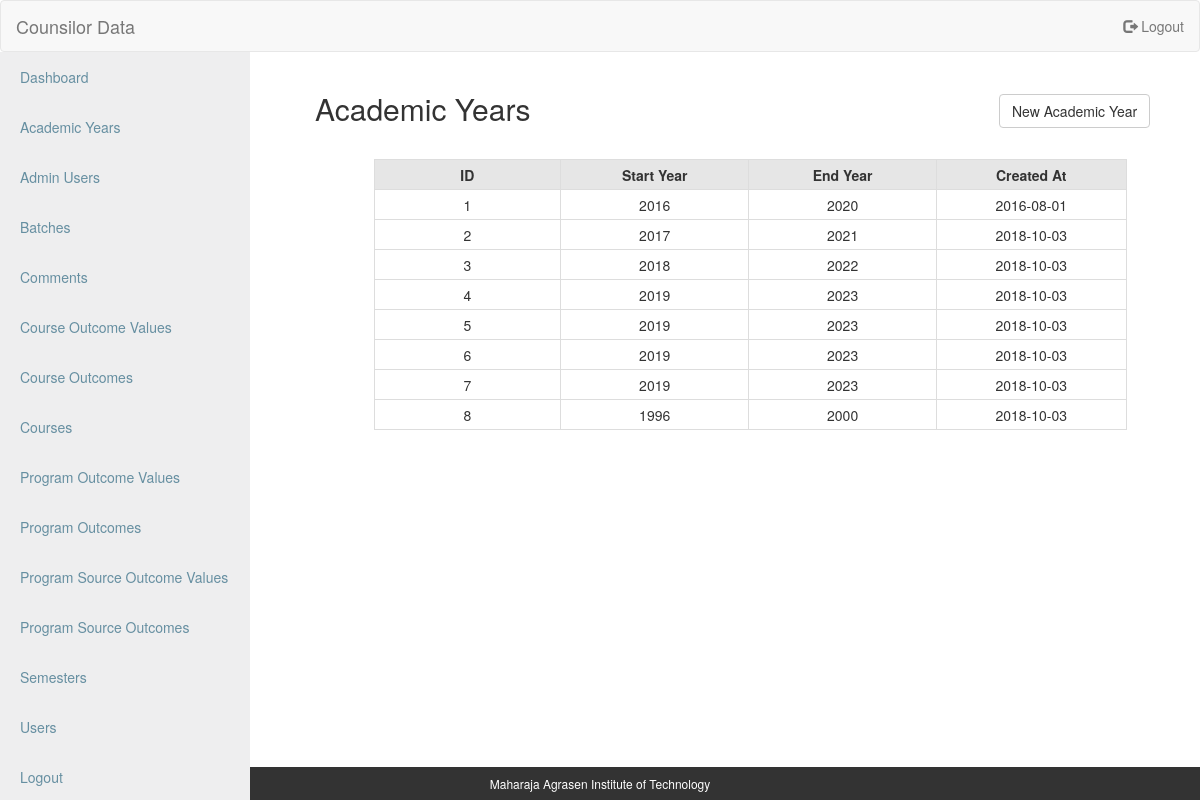
The app's page /ayears.php (signed in) with its own data.
### tables this page shows
CREATE TABLE IF NOT EXISTS `ayears` (
  `id` bigint(20) NOT NULL AUTO_INCREMENT,
  `start_year` bigint(20) NOT NULL,
  `end_year` bigint(20) NOT NULL,
  `created_at` date NOT NULL,
  PRIMARY KEY (`id`)
);

### ayears.php (the view, shortened to what this page needs)
<!DOCTYPE html>
<html>
<head>
		<link rel="stylesheet" href="https://maxcdn.bootstrapcdn.com/bootstrap/3.3.7/css/bootstrap.min.css" >
		<link rel="stylesheet" href="index.css" type="text/css">
		</head>
<body>
<div id="include_html"></div>
<div id="head" class = "col-xs-9 col-xs-offset-3">
<div>
<h2 style ="float: left">Academic Years</h2> <a href = "new_ayear.php"> <button type = "button" class = "btn btn-default btn-md" style ="float: right; margin-top: 2.5%; margin-right : 4%;">New Academic Year </button></a>
</div>
<?php
$db = db_open();
$result = mysqli_query($db,"Select * from Ayears");
$row= mysqli_fetch_assoc($result);
echo "<div class = 'container' style = 'margin-top : 10%'>";
		$arr = array("ID" , "Start Year" , "End Year" , "Created At" );
		echo "<table class = 'table-hover table-bordered table-responsive' >";
		echo "<center>";
		foreach($arr as $item)
		echo "<th style='width:200px; text-align : center; height : 30px; background-color :#E6E6E6;'>".$item."</th>";
		while($row)
		{
			echo "<tr>";
			foreach($row as $key=>$row1)
			{
				echo "<td align='center' style = ' height : 30px;'>".$row1."</td>";
			}
			$row = mysqli_fetch_assoc($result);
		}
			echo "</center>";
		echo "</table>";
		echo "</div>";
?>
</div>
<footer>
		<center>
			<h6> Maharaja Agrasen Institute of Technology </h6>
		</center>
</footer>
</body>
</html>

### index.css (style rules this page uses)
body { width: 100%; height: 100%; margin: 0; }
a { text-decoration: none; background-color: transparent; color:#ededed; }
.container { width:90%; margin:auto; overflow:hidden; }
footer { position: fixed; width: 100%; background-color: #333; color:#fff; bottom: 0px; font-size:14px; }

### records on screen
ayears: id "1", start_year "2016", end_year "2020", created_at "2016-08-01"
ayears: id "2", start_year "2017", end_year "2021", created_at "2018-10-03"
ayears: id "3", start_year "2018", end_year "2022", created_at "2018-10-03"
ayears: id "4", start_year "2019", end_year "2023", created_at "2018-10-03"
ayears: id "5", start_year "2019", end_year "2023", created_at "2018-10-03"
ayears: id "6", start_year "2019", end_year "2023", created_at "2018-10-03"
ayears: id "7", start_year "2019", end_year "2023", created_at "2018-10-03"
ayears: id "8", start_year "1996", end_year "2000", created_at "2018-10-03"

### other values on screen
$item "ID"
$item "Start Year"
$item "End Year"
$item "Created At"
